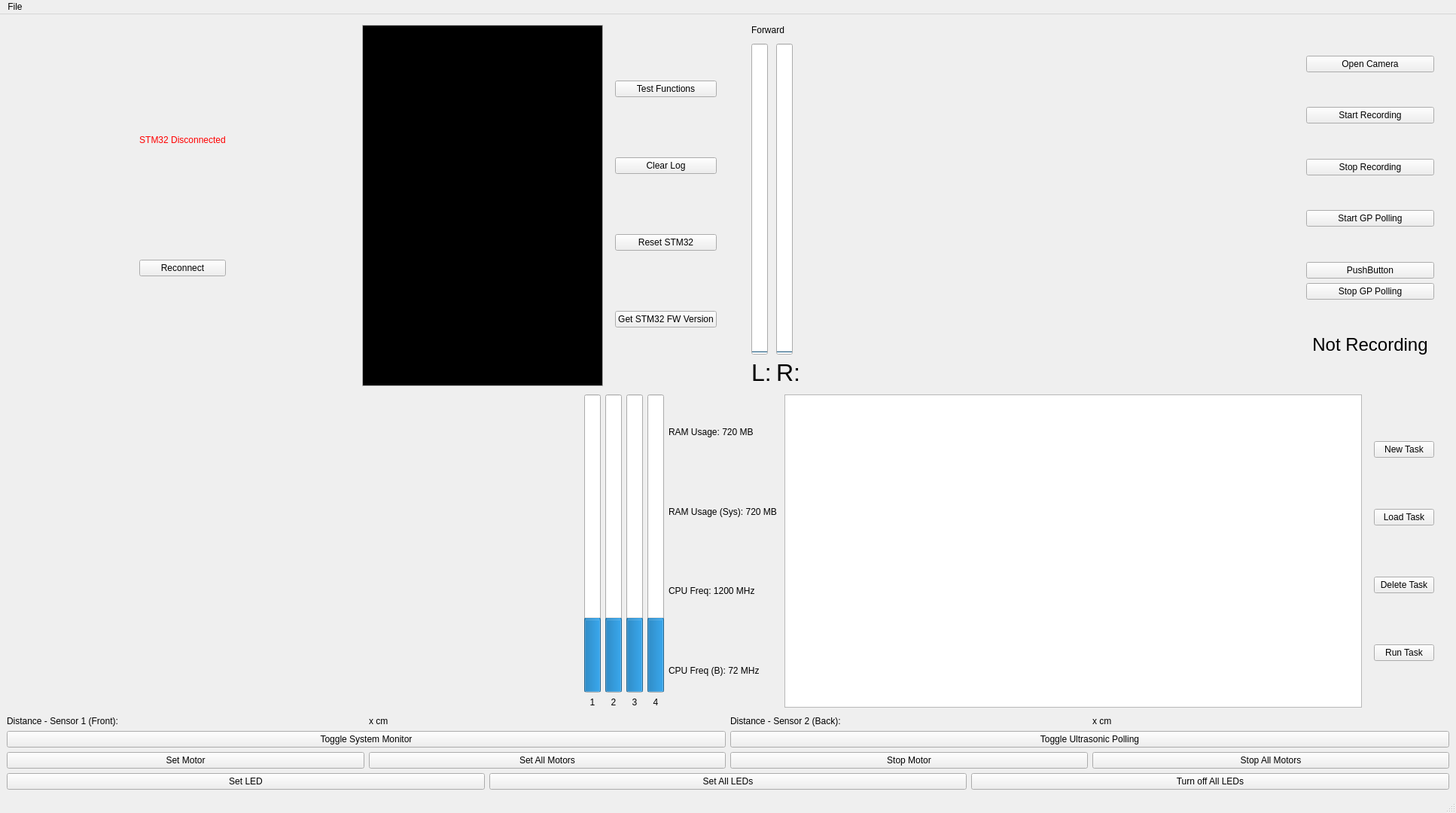
<?xml version="1.0" encoding="UTF-8"?>
<ui version="4.0">
 <class>MainWindow</class>
 <widget class="QMainWindow" name="MainWindow">
  <property name="geometry">
   <rect>
    <x>0</x>
    <y>0</y>
    <width>1934</width>
    <height>1080</height>
   </rect>
  </property>
  <property name="windowTitle">
   <string>Cryptoid (Control Utility)</string>
  </property>
  <widget class="QWidget" name="centralwidget">
   <layout class="QVBoxLayout" name="verticalLayout">
    <item>
     <spacer name="verticalSpacer_3">
      <property name="orientation">
       <enum>Qt::Vertical</enum>
      </property>
      <property name="sizeType">
       <enum>QSizePolicy::Minimum</enum>
      </property>
      <property name="sizeHint" stdset="0">
       <size>
        <width>20</width>
        <height>5</height>
       </size>
      </property>
     </spacer>
    </item>
    <item>
     <layout class="QHBoxLayout" name="horizontalLayout">
      <item>
       <spacer name="horizontalSpacer">
        <property name="orientation">
         <enum>Qt::Horizontal</enum>
        </property>
        <property name="sizeType">
         <enum>QSizePolicy::Expanding</enum>
        </property>
        <property name="sizeHint" stdset="0">
         <size>
          <width>20</width>
          <height>20</height>
         </size>
        </property>
       </spacer>
      </item>
      <item>
       <layout class="QVBoxLayout" name="verticalLayout_2">
        <property name="leftMargin">
         <number>0</number>
        </property>
        <item>
         <spacer name="verticalSpacer_5">
          <property name="orientation">
           <enum>Qt::Vertical</enum>
          </property>
          <property name="sizeHint" stdset="0">
           <size>
            <width>20</width>
            <height>40</height>
           </size>
          </property>
         </spacer>
        </item>
        <item>
         <widget class="QLabel" name="stm32Connected">
          <property name="styleSheet">
           <string notr="true">color:#FF0000</string>
          </property>
          <property name="text">
           <string>STM32 Disconnected</string>
          </property>
          <property name="alignment">
           <set>Qt::AlignCenter</set>
          </property>
         </widget>
        </item>
        <item>
         <spacer name="verticalSpacer_4">
          <property name="orientation">
           <enum>Qt::Vertical</enum>
          </property>
          <property name="sizeHint" stdset="0">
           <size>
            <width>20</width>
            <height>40</height>
           </size>
          </property>
         </spacer>
        </item>
        <item>
         <widget class="QPushButton" name="reInit">
          <property name="text">
           <string>Reconnect</string>
          </property>
         </widget>
        </item>
        <item>
         <spacer name="verticalSpacer">
          <property name="orientation">
           <enum>Qt::Vertical</enum>
          </property>
          <property name="sizeHint" stdset="0">
           <size>
            <width>20</width>
            <height>40</height>
           </size>
          </property>
         </spacer>
        </item>
       </layout>
      </item>
      <item>
       <spacer name="horizontalSpacer_2">
        <property name="orientation">
         <enum>Qt::Horizontal</enum>
        </property>
        <property name="sizeType">
         <enum>QSizePolicy::Expanding</enum>
        </property>
        <property name="sizeHint" stdset="0">
         <size>
          <width>10</width>
          <height>20</height>
         </size>
        </property>
       </spacer>
      </item>
      <item>
       <layout class="QVBoxLayout" name="verticalLayout_10">
        <item>
         <layout class="QHBoxLayout" name="horizontalLayout_10">
          <item>
           <widget class="QTextBrowser" name="logTb">
            <property name="minimumSize">
             <size>
              <width>320</width>
              <height>480</height>
             </size>
            </property>
            <property name="maximumSize">
             <size>
              <width>320</width>
              <height>480</height>
             </size>
            </property>
            <property name="palette">
             <palette>
              <active>
               <colorrole role="WindowText">
                <brush brushstyle="SolidPattern">
                 <color alpha="255">
                  <red>255</red>
                  <green>255</green>
                  <blue>255</blue>
                 </color>
                </brush>
               </colorrole>
               <colorrole role="Text">
                <brush brushstyle="SolidPattern">
                 <color alpha="255">
                  <red>255</red>
                  <green>255</green>
                  <blue>255</blue>
                 </color>
                </brush>
               </colorrole>
               <colorrole role="ButtonText">
                <brush brushstyle="SolidPattern">
                 <color alpha="255">
                  <red>255</red>
                  <green>255</green>
                  <blue>255</blue>
                 </color>
                </brush>
               </colorrole>
               <colorrole role="Base">
                <brush brushstyle="SolidPattern">
                 <color alpha="255">
                  <red>0</red>
                  <green>0</green>
                  <blue>0</blue>
                 </color>
                </brush>
               </colorrole>
               <colorrole role="HighlightedText">
                <brush brushstyle="SolidPattern">
                 <color alpha="255">
                  <red>255</red>
                  <green>255</green>
                  <blue>255</blue>
                 </color>
                </brush>
               </colorrole>
               <colorrole role="ToolTipText">
                <brush brushstyle="SolidPattern">
                 <color alpha="255">
                  <red>255</red>
                  <green>255</green>
                  <blue>255</blue>
                 </color>
                </brush>
               </colorrole>
              </active>
              <inactive>
               <colorrole role="WindowText">
                <brush brushstyle="SolidPattern">
                 <color alpha="255">
                  <red>255</red>
                  <green>255</green>
                  <blue>255</blue>
                 </color>
                </brush>
               </colorrole>
               <colorrole role="Text">
                <brush brushstyle="SolidPattern">
                 <color alpha="255">
                  <red>255</red>
                  <green>255</green>
                  <blue>255</blue>
                 </color>
                </brush>
               </colorrole>
               <colorrole role="ButtonText">
                <brush brushstyle="SolidPattern">
                 <color alpha="255">
                  <red>255</red>
                  <green>255</green>
                  <blue>255</blue>
                 </color>
                </brush>
               </colorrole>
               <colorrole role="Base">
                <brush brushstyle="SolidPattern">
                 <color alpha="255">
                  <red>0</red>
                  <green>0</green>
                  <blue>0</blue>
                 </color>
                </brush>
               </colorrole>
               <colorrole role="HighlightedText">
                <brush brushstyle="SolidPattern">
                 <color alpha="255">
                  <red>255</red>
                  <green>255</green>
                  <blue>255</blue>
                 </color>
                </brush>
               </colorrole>
               <colorrole role="ToolTipText">
                <brush brushstyle="SolidPattern">
                 <color alpha="255">
                  <red>255</red>
                  <green>255</green>
                  <blue>255</blue>
                 </color>
                </brush>
               </colorrole>
              </inactive>
              <disabled>
               <colorrole role="WindowText">
                <brush brushstyle="SolidPattern">
                 <color alpha="63">
                  <red>0</red>
                  <green>0</green>
                  <blue>0</blue>
                 </color>
                </brush>
               </colorrole>
               <colorrole role="Text">
                <brush brushstyle="SolidPattern">
                 <color alpha="63">
                  <red>0</red>
                  <green>0</green>
                  <blue>0</blue>
                 </color>
                </brush>
               </colorrole>
               <colorrole role="ButtonText">
                <brush brushstyle="SolidPattern">
                 <color alpha="255">
                  <red>148</red>
                  <green>148</green>
                  <blue>148</blue>
                 </color>
                </brush>
               </colorrole>
               <colorrole role="Base">
                <brush brushstyle="SolidPattern">
                 <color alpha="255">
                  <red>236</red>
                  <green>236</green>
                  <blue>236</blue>
                 </color>
                </brush>
               </colorrole>
               <colorrole role="HighlightedText">
                <brush brushstyle="SolidPattern">
                 <color alpha="255">
                  <red>255</red>
                  <green>255</green>
                  <blue>255</blue>
                 </color>
                </brush>
               </colorrole>
               <colorrole role="ToolTipText">
                <brush brushstyle="SolidPattern">
                 <color alpha="255">
                  <red>255</red>
                  <green>255</green>
                  <blue>255</blue>
                 </color>
                </brush>
               </colorrole>
              </disabled>
             </palette>
            </property>
            <property name="openLinks">
             <bool>false</bool>
            </property>
           </widget>
          </item>
          <item>
           <spacer name="horizontalSpacer_5">
            <property name="orientation">
             <enum>Qt::Horizontal</enum>
            </property>
            <property name="sizeType">
             <enum>QSizePolicy::Fixed</enum>
            </property>
            <property name="sizeHint" stdset="0">
             <size>
              <width>10</width>
              <height>20</height>
             </size>
            </property>
           </spacer>
          </item>
          <item>
           <layout class="QVBoxLayout" name="verticalLayout_3">
            <item>
             <widget class="QPushButton" name="doAThing">
              <property name="text">
               <string>Test Functions</string>
              </property>
             </widget>
            </item>
            <item>
             <widget class="QPushButton" name="clearBtn">
              <property name="text">
               <string>Clear Log</string>
              </property>
             </widget>
            </item>
            <item>
             <widget class="QPushButton" name="resetBtn">
              <property name="text">
               <string>Reset STM32</string>
              </property>
             </widget>
            </item>
            <item>
             <widget class="QPushButton" name="versBtn">
              <property name="text">
               <string>Get STM32 FW Version</string>
              </property>
             </widget>
            </item>
           </layout>
          </item>
         </layout>
        </item>
       </layout>
      </item>
      <item>
       <spacer name="horizontalSpacer_3">
        <property name="orientation">
         <enum>Qt::Horizontal</enum>
        </property>
        <property name="sizeType">
         <enum>QSizePolicy::Fixed</enum>
        </property>
        <property name="sizeHint" stdset="0">
         <size>
          <width>40</width>
          <height>20</height>
         </size>
        </property>
       </spacer>
      </item>
      <item>
       <layout class="QVBoxLayout" name="verticalLayout_12">
        <item>
         <widget class="QLabel" name="directionLabel">
          <property name="text">
           <string>Forward</string>
          </property>
          <property name="alignment">
           <set>Qt::AlignLeading|Qt::AlignLeft|Qt::AlignVCenter</set>
          </property>
         </widget>
        </item>
        <item>
         <spacer name="verticalSpacer_7">
          <property name="orientation">
           <enum>Qt::Vertical</enum>
          </property>
          <property name="sizeType">
           <enum>QSizePolicy::Fixed</enum>
          </property>
          <property name="sizeHint" stdset="0">
           <size>
            <width>20</width>
            <height>5</height>
           </size>
          </property>
         </spacer>
        </item>
        <item>
         <layout class="QHBoxLayout" name="horizontalLayout_2">
          <item>
           <layout class="QVBoxLayout" name="verticalLayout_9">
            <item>
             <widget class="QProgressBar" name="LBar">
              <property name="minimum">
               <number>100</number>
              </property>
              <property name="maximum">
               <number>255</number>
              </property>
              <property name="value">
               <number>99</number>
              </property>
              <property name="alignment">
               <set>Qt::AlignCenter</set>
              </property>
              <property name="textVisible">
               <bool>false</bool>
              </property>
              <property name="orientation">
               <enum>Qt::Vertical</enum>
              </property>
             </widget>
            </item>
            <item>
             <widget class="QLabel" name="LLabel">
              <property name="font">
               <font>
                <pointsize>24</pointsize>
               </font>
              </property>
              <property name="text">
               <string>L:</string>
              </property>
             </widget>
            </item>
           </layout>
          </item>
          <item>
           <layout class="QVBoxLayout" name="verticalLayout_5">
            <item>
             <widget class="QProgressBar" name="RBar">
              <property name="minimum">
               <number>100</number>
              </property>
              <property name="maximum">
               <number>255</number>
              </property>
              <property name="value">
               <number>99</number>
              </property>
              <property name="alignment">
               <set>Qt::AlignCenter</set>
              </property>
              <property name="textVisible">
               <bool>false</bool>
              </property>
              <property name="orientation">
               <enum>Qt::Vertical</enum>
              </property>
             </widget>
            </item>
            <item>
             <widget class="QLabel" name="RLabel">
              <property name="font">
               <font>
                <pointsize>24</pointsize>
               </font>
              </property>
              <property name="text">
               <string>R:</string>
              </property>
             </widget>
            </item>
           </layout>
          </item>
         </layout>
        </item>
       </layout>
      </item>
      <item>
       <spacer name="horizontalSpacer_7">
        <property name="orientation">
         <enum>Qt::Horizontal</enum>
        </property>
        <property name="sizeType">
         <enum>QSizePolicy::Fixed</enum>
        </property>
        <property name="sizeHint" stdset="0">
         <size>
          <width>10</width>
          <height>20</height>
         </size>
        </property>
       </spacer>
      </item>
      <item>
       <layout class="QVBoxLayout" name="verticalLayout_7">
        <item>
         <layout class="QHBoxLayout" name="horizontalLayout_6">
          <item>
           <widget class="QLabel" name="cameraPixmap">
            <property name="minimumSize">
             <size>
              <width>640</width>
              <height>480</height>
             </size>
            </property>
            <property name="maximumSize">
             <size>
              <width>640</width>
              <height>480</height>
             </size>
            </property>
            <property name="palette">
             <palette>
              <active>
               <colorrole role="Light">
                <brush brushstyle="SolidPattern">
                 <color alpha="255">
                  <red>0</red>
                  <green>0</green>
                  <blue>0</blue>
                 </color>
                </brush>
               </colorrole>
               <colorrole role="Base">
                <brush brushstyle="SolidPattern">
                 <color alpha="255">
                  <red>0</red>
                  <green>0</green>
                  <blue>0</blue>
                 </color>
                </brush>
               </colorrole>
              </active>
              <inactive>
               <colorrole role="Light">
                <brush brushstyle="SolidPattern">
                 <color alpha="255">
                  <red>0</red>
                  <green>0</green>
                  <blue>0</blue>
                 </color>
                </brush>
               </colorrole>
               <colorrole role="Base">
                <brush brushstyle="SolidPattern">
                 <color alpha="255">
                  <red>0</red>
                  <green>0</green>
                  <blue>0</blue>
                 </color>
                </brush>
               </colorrole>
              </inactive>
              <disabled>
               <colorrole role="Light">
                <brush brushstyle="SolidPattern">
                 <color alpha="255">
                  <red>0</red>
                  <green>0</green>
                  <blue>0</blue>
                 </color>
                </brush>
               </colorrole>
               <colorrole role="Base">
                <brush brushstyle="SolidPattern">
                 <color alpha="255">
                  <red>236</red>
                  <green>236</green>
                  <blue>236</blue>
                 </color>
                </brush>
               </colorrole>
              </disabled>
             </palette>
            </property>
            <property name="text">
             <string/>
            </property>
            <property name="alignment">
             <set>Qt::AlignCenter</set>
            </property>
           </widget>
          </item>
          <item>
           <spacer name="horizontalSpacer_6">
            <property name="orientation">
             <enum>Qt::Horizontal</enum>
            </property>
            <property name="sizeType">
             <enum>QSizePolicy::Fixed</enum>
            </property>
            <property name="sizeHint" stdset="0">
             <size>
              <width>10</width>
              <height>20</height>
             </size>
            </property>
           </spacer>
          </item>
          <item>
           <layout class="QVBoxLayout" name="verticalLayout_4">
            <item>
             <spacer name="verticalSpacer_13">
              <property name="orientation">
               <enum>Qt::Vertical</enum>
              </property>
              <property name="sizeHint" stdset="0">
               <size>
                <width>20</width>
                <height>40</height>
               </size>
              </property>
             </spacer>
            </item>
            <item>
             <widget class="QPushButton" name="showCameraBtn">
              <property name="text">
               <string>Open Camera</string>
              </property>
             </widget>
            </item>
            <item>
             <spacer name="verticalSpacer_12">
              <property name="orientation">
               <enum>Qt::Vertical</enum>
              </property>
              <property name="sizeHint" stdset="0">
               <size>
                <width>20</width>
                <height>40</height>
               </size>
              </property>
             </spacer>
            </item>
            <item>
             <widget class="QPushButton" name="startRecBtn">
              <property name="text">
               <string>Start Recording</string>
              </property>
             </widget>
            </item>
            <item>
             <spacer name="verticalSpacer_11">
              <property name="orientation">
               <enum>Qt::Vertical</enum>
              </property>
              <property name="sizeHint" stdset="0">
               <size>
                <width>20</width>
                <height>40</height>
               </size>
              </property>
             </spacer>
            </item>
            <item>
             <widget class="QPushButton" name="stopRecBtn">
              <property name="text">
               <string>Stop Recording</string>
              </property>
             </widget>
            </item>
            <item>
             <spacer name="verticalSpacer_10">
              <property name="orientation">
               <enum>Qt::Vertical</enum>
              </property>
              <property name="sizeHint" stdset="0">
               <size>
                <width>20</width>
                <height>40</height>
               </size>
              </property>
             </spacer>
            </item>
            <item>
             <widget class="QPushButton" name="startGPBtn">
              <property name="text">
               <string>Start GP Polling</string>
              </property>
             </widget>
            </item>
            <item>
             <spacer name="verticalSpacer_9">
              <property name="orientation">
               <enum>Qt::Vertical</enum>
              </property>
              <property name="sizeHint" stdset="0">
               <size>
                <width>20</width>
                <height>40</height>
               </size>
              </property>
             </spacer>
            </item>
            <item>
             <widget class="QPushButton" name="pushButton">
              <property name="text">
               <string>PushButton</string>
              </property>
             </widget>
            </item>
            <item>
             <widget class="QPushButton" name="stopGPBtn">
              <property name="text">
               <string>Stop GP Polling</string>
              </property>
             </widget>
            </item>
            <item>
             <spacer name="verticalSpacer_8">
              <property name="orientation">
               <enum>Qt::Vertical</enum>
              </property>
              <property name="sizeHint" stdset="0">
               <size>
                <width>20</width>
                <height>40</height>
               </size>
              </property>
             </spacer>
            </item>
            <item>
             <widget class="QLabel" name="recText">
              <property name="sizePolicy">
               <sizepolicy hsizetype="Fixed" vsizetype="Fixed">
                <horstretch>0</horstretch>
                <verstretch>0</verstretch>
               </sizepolicy>
              </property>
              <property name="minimumSize">
               <size>
                <width>170</width>
                <height>0</height>
               </size>
              </property>
              <property name="maximumSize">
               <size>
                <width>170</width>
                <height>16777215</height>
               </size>
              </property>
              <property name="font">
               <font>
                <pointsize>18</pointsize>
               </font>
              </property>
              <property name="text">
               <string>Not Recording</string>
              </property>
              <property name="alignment">
               <set>Qt::AlignCenter</set>
              </property>
             </widget>
            </item>
            <item>
             <spacer name="verticalSpacer_14">
              <property name="orientation">
               <enum>Qt::Vertical</enum>
              </property>
              <property name="sizeHint" stdset="0">
               <size>
                <width>20</width>
                <height>40</height>
               </size>
              </property>
             </spacer>
            </item>
           </layout>
          </item>
          <item>
           <spacer name="horizontalSpacer_4">
            <property name="orientation">
             <enum>Qt::Horizontal</enum>
            </property>
            <property name="sizeType">
             <enum>QSizePolicy::Fixed</enum>
            </property>
            <property name="sizeHint" stdset="0">
             <size>
              <width>20</width>
              <height>20</height>
             </size>
            </property>
           </spacer>
          </item>
         </layout>
        </item>
       </layout>
      </item>
     </layout>
    </item>
    <item>
     <spacer name="verticalSpacer_15">
      <property name="orientation">
       <enum>Qt::Vertical</enum>
      </property>
      <property name="sizeType">
       <enum>QSizePolicy::Minimum</enum>
      </property>
      <property name="sizeHint" stdset="0">
       <size>
        <width>20</width>
        <height>5</height>
       </size>
      </property>
     </spacer>
    </item>
    <item>
     <layout class="QHBoxLayout" name="horizontalLayout_7">
      <property name="topMargin">
       <number>0</number>
      </property>
      <item>
       <spacer name="horizontalSpacer_8">
        <property name="orientation">
         <enum>Qt::Horizontal</enum>
        </property>
        <property name="sizeHint" stdset="0">
         <size>
          <width>40</width>
          <height>20</height>
         </size>
        </property>
       </spacer>
      </item>
      <item>
       <layout class="QVBoxLayout" name="verticalLayout_14">
        <property name="leftMargin">
         <number>0</number>
        </property>
        <item>
         <widget class="QProgressBar" name="oneBar">
          <property name="value">
           <number>24</number>
          </property>
          <property name="alignment">
           <set>Qt::AlignCenter</set>
          </property>
          <property name="orientation">
           <enum>Qt::Vertical</enum>
          </property>
          <property name="invertedAppearance">
           <bool>false</bool>
          </property>
         </widget>
        </item>
        <item>
         <widget class="QLabel" name="label_3">
          <property name="text">
           <string>1</string>
          </property>
          <property name="alignment">
           <set>Qt::AlignCenter</set>
          </property>
         </widget>
        </item>
       </layout>
      </item>
      <item>
       <layout class="QVBoxLayout" name="verticalLayout_15">
        <property name="leftMargin">
         <number>0</number>
        </property>
        <item>
         <widget class="QProgressBar" name="twoBar">
          <property name="value">
           <number>24</number>
          </property>
          <property name="alignment">
           <set>Qt::AlignLeading|Qt::AlignLeft|Qt::AlignVCenter</set>
          </property>
          <property name="orientation">
           <enum>Qt::Vertical</enum>
          </property>
         </widget>
        </item>
        <item>
         <widget class="QLabel" name="label_4">
          <property name="text">
           <string>2</string>
          </property>
          <property name="alignment">
           <set>Qt::AlignCenter</set>
          </property>
         </widget>
        </item>
       </layout>
      </item>
      <item>
       <layout class="QVBoxLayout" name="verticalLayout_13">
        <property name="leftMargin">
         <number>0</number>
        </property>
        <item>
         <widget class="QProgressBar" name="threeBar">
          <property name="value">
           <number>24</number>
          </property>
          <property name="orientation">
           <enum>Qt::Vertical</enum>
          </property>
         </widget>
        </item>
        <item>
         <widget class="QLabel" name="label_5">
          <property name="text">
           <string>3</string>
          </property>
          <property name="alignment">
           <set>Qt::AlignCenter</set>
          </property>
         </widget>
        </item>
       </layout>
      </item>
      <item>
       <layout class="QVBoxLayout" name="verticalLayout_8">
        <property name="leftMargin">
         <number>0</number>
        </property>
        <item>
         <widget class="QProgressBar" name="fourBar">
          <property name="value">
           <number>24</number>
          </property>
          <property name="orientation">
           <enum>Qt::Vertical</enum>
          </property>
         </widget>
        </item>
        <item>
         <widget class="QLabel" name="label_6">
          <property name="text">
           <string>4</string>
          </property>
          <property name="alignment">
           <set>Qt::AlignCenter</set>
          </property>
         </widget>
        </item>
       </layout>
      </item>
      <item>
       <layout class="QVBoxLayout" name="verticalLayout_11">
        <property name="leftMargin">
         <number>0</number>
        </property>
        <item>
         <widget class="QLabel" name="ramText">
          <property name="text">
           <string>RAM Usage: 720 MB</string>
          </property>
         </widget>
        </item>
        <item>
         <widget class="QLabel" name="ramTextSys">
          <property name="text">
           <string>RAM Usage (Sys): 720 MB </string>
          </property>
         </widget>
        </item>
        <item>
         <widget class="QLabel" name="cpuFreqText">
          <property name="text">
           <string>CPU Freq: 1200 MHz</string>
          </property>
         </widget>
        </item>
        <item>
         <widget class="QLabel" name="cpuFreqTextB">
          <property name="text">
           <string>CPU Freq (B): 72 MHz</string>
          </property>
         </widget>
        </item>
       </layout>
      </item>
      <item>
       <widget class="QTextEdit" name="taskTextEdit">
        <property name="maximumSize">
         <size>
          <width>803</width>
          <height>16777215</height>
         </size>
        </property>
       </widget>
      </item>
      <item>
       <spacer name="horizontalSpacer_10">
        <property name="orientation">
         <enum>Qt::Horizontal</enum>
        </property>
        <property name="sizeType">
         <enum>QSizePolicy::Fixed</enum>
        </property>
        <property name="sizeHint" stdset="0">
         <size>
          <width>10</width>
          <height>20</height>
         </size>
        </property>
       </spacer>
      </item>
      <item>
       <layout class="QVBoxLayout" name="verticalLayout_6">
        <property name="leftMargin">
         <number>0</number>
        </property>
        <item>
         <widget class="QPushButton" name="newTaskBtn">
          <property name="text">
           <string>New Task</string>
          </property>
         </widget>
        </item>
        <item>
         <widget class="QPushButton" name="loadTaskBtn">
          <property name="text">
           <string>Load Task</string>
          </property>
         </widget>
        </item>
        <item>
         <widget class="QPushButton" name="deleteTaskBtn">
          <property name="text">
           <string>Delete Task</string>
          </property>
         </widget>
        </item>
        <item>
         <widget class="QPushButton" name="runTaskBtn">
          <property name="text">
           <string>Run Task</string>
          </property>
         </widget>
        </item>
       </layout>
      </item>
      <item>
       <spacer name="horizontalSpacer_9">
        <property name="orientation">
         <enum>Qt::Horizontal</enum>
        </property>
        <property name="sizeType">
         <enum>QSizePolicy::Fixed</enum>
        </property>
        <property name="sizeHint" stdset="0">
         <size>
          <width>20</width>
          <height>20</height>
         </size>
        </property>
       </spacer>
      </item>
     </layout>
    </item>
    <item>
     <spacer name="verticalSpacer_2">
      <property name="orientation">
       <enum>Qt::Vertical</enum>
      </property>
      <property name="sizeType">
       <enum>QSizePolicy::Fixed</enum>
      </property>
      <property name="sizeHint" stdset="0">
       <size>
        <width>20</width>
        <height>5</height>
       </size>
      </property>
     </spacer>
    </item>
    <item>
     <layout class="QHBoxLayout" name="ultrasonicLayout1">
      <item>
       <widget class="QLabel" name="distanceLabel1">
        <property name="text">
         <string>Distance - Sensor 1 (Front):</string>
        </property>
       </widget>
      </item>
      <item>
       <widget class="QLabel" name="distanceValue1">
        <property name="text">
         <string>x cm</string>
        </property>
       </widget>
      </item>
      <item>
       <widget class="QLabel" name="distanceLabel2">
        <property name="text">
         <string>Distance - Sensor 2 (Back):</string>
        </property>
       </widget>
      </item>
      <item>
       <widget class="QLabel" name="distanceValue2">
        <property name="text">
         <string>x cm</string>
        </property>
       </widget>
      </item>
     </layout>
    </item>
    <item>
     <layout class="QHBoxLayout" name="ultrasonicLayout2">
      <item>
       <widget class="QPushButton" name="enableSysMon">
        <property name="text">
         <string>Toggle System Monitor</string>
        </property>
       </widget>
      </item>
      <item>
       <widget class="QPushButton" name="enableUltrasonicPoll">
        <property name="text">
         <string>Toggle Ultrasonic Polling</string>
        </property>
       </widget>
      </item>
     </layout>
    </item>
    <item>
     <layout class="QHBoxLayout" name="horizontalLayout_3">
      <property name="leftMargin">
       <number>0</number>
      </property>
      <property name="topMargin">
       <number>0</number>
      </property>
     </layout>
    </item>
    <item>
     <layout class="QHBoxLayout" name="horizontalLayout_4">
      <property name="topMargin">
       <number>0</number>
      </property>
      <item>
       <widget class="QPushButton" name="motorBtn">
        <property name="text">
         <string>Set Motor</string>
        </property>
       </widget>
      </item>
      <item>
       <widget class="QPushButton" name="allMotorBtn">
        <property name="text">
         <string>Set All Motors</string>
        </property>
       </widget>
      </item>
      <item>
       <widget class="QPushButton" name="stopMtrBtn">
        <property name="text">
         <string>Stop Motor</string>
        </property>
       </widget>
      </item>
      <item>
       <widget class="QPushButton" name="stopAllMtrBtn">
        <property name="text">
         <string>Stop All Motors</string>
        </property>
       </widget>
      </item>
     </layout>
    </item>
    <item>
     <layout class="QHBoxLayout" name="horizontalLayout_5">
      <property name="topMargin">
       <number>0</number>
      </property>
      <item>
       <widget class="QPushButton" name="setLEDBtn">
        <property name="text">
         <string>Set LED</string>
        </property>
       </widget>
      </item>
      <item>
       <widget class="QPushButton" name="allLEDBtn">
        <property name="text">
         <string>Set All LEDs</string>
        </property>
       </widget>
      </item>
      <item>
       <widget class="QPushButton" name="allLEDOffBtn">
        <property name="text">
         <string>Turn off All LEDs</string>
        </property>
       </widget>
      </item>
     </layout>
    </item>
   </layout>
  </widget>
  <widget class="QMenuBar" name="menubar">
   <property name="geometry">
    <rect>
     <x>0</x>
     <y>0</y>
     <width>1934</width>
     <height>22</height>
    </rect>
   </property>
   <property name="nativeMenuBar">
    <bool>true</bool>
   </property>
   <widget class="QMenu" name="menuFile">
    <property name="title">
     <string>File</string>
    </property>
    <addaction name="actionQuit"/>
   </widget>
   <addaction name="menuFile"/>
  </widget>
  <widget class="QStatusBar" name="statusbar"/>
  <action name="actionQuit">
   <property name="text">
    <string>Quit</string>
   </property>
  </action>
 </widget>
 <resources/>
 <connections/>
</ui>
